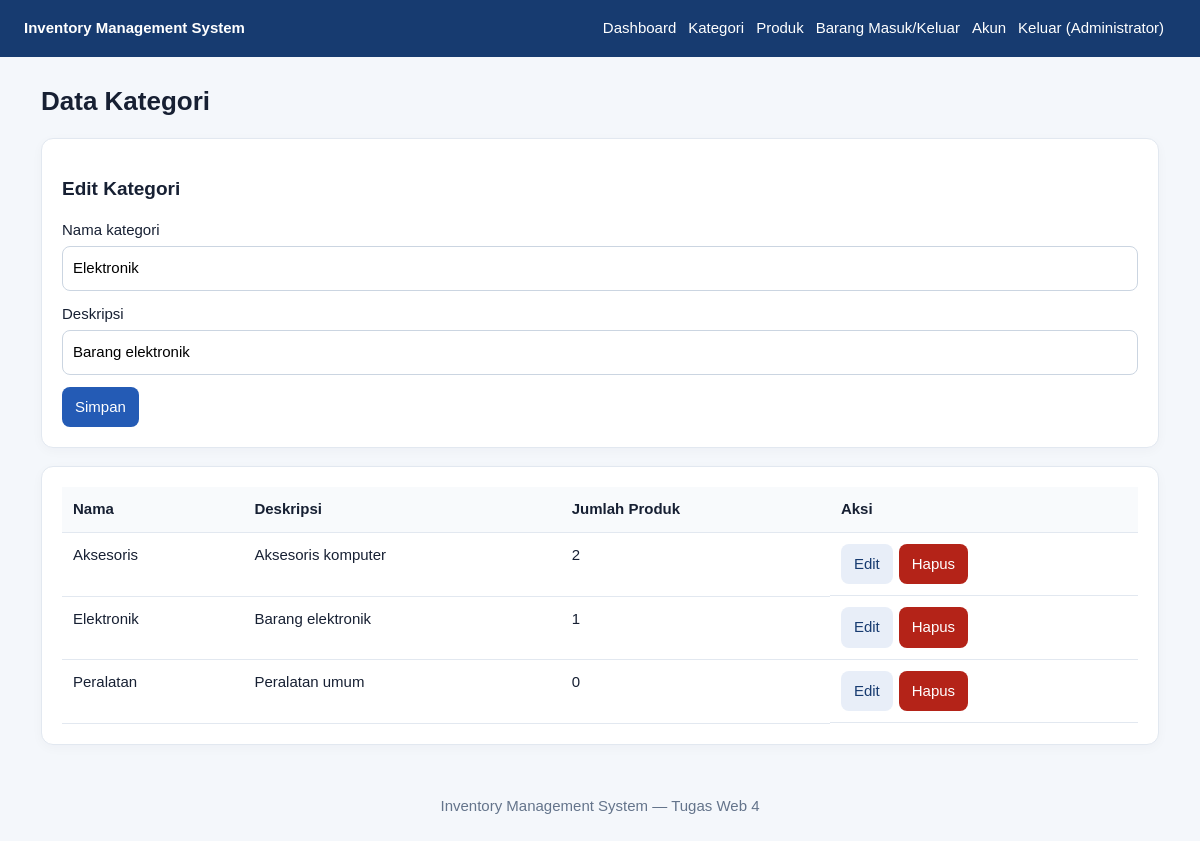
/categories.php?edit=1 (signed in), run on the app's committed database.
### tables this page shows
CREATE TABLE IF NOT EXISTS categories (
  id INT UNSIGNED AUTO_INCREMENT PRIMARY KEY,
  name VARCHAR(100) NOT NULL UNIQUE,
  description VARCHAR(255) NULL,
  created_at TIMESTAMP DEFAULT CURRENT_TIMESTAMP
);

### categories.php (the view, shortened to what this page needs)
<?php
require __DIR__.'/config.php'; require_role('admin','staff');
$pdo=db();
$edit=null;
if(isset($_GET['edit'])){$s=$pdo->prepare('SELECT * FROM categories WHERE id=?');$s->execute([(int)$_GET['edit']]);$edit=$s->fetch();}
$rows=$pdo->query('SELECT c.*,COUNT(p.id) product_count FROM categories c LEFT JOIN products p ON p.category_id=c.id GROUP BY c.id ORDER BY c.name')->fetchAll();
echo '<h1>Data Kategori</h1>';
if($_SESSION['user']['role']==='admin'){echo '<div class="card"><h2>'.($edit?'Edit':'Tambah').' Kategori</h2><form method="post"><input type="hidden" name="csrf" value="'.e(csrf_token()).'"><input type="hidden" name="action" value="save"><input type="hidden" name="id" value="'.e($edit['id']??'').'"><label>Nama kategori</label><input name="name" required maxlength="100" value="'.e($edit['name']??'').'"><label>Deskripsi</label><input name="description" maxlength="255" value="'.e($edit['description']??'').'"><button>Simpan</button></form></div>';}
else echo '<p class="muted">Akun staff hanya dapat melihat data kategori.</p>';
echo '<div class="card table-wrap"><table><tr><th>Nama</th><th>Deskripsi</th><th>Jumlah Produk</th><th>Aksi</th></tr>';
foreach($rows as $r){echo '<tr><td>'.e($r['name']).'</td><td>'.e($r['description']).'</td><td>'.e($r['product_count']).'</td><td class="actions">';
if($_SESSION['user']['role']==='admin'){echo '<a class="btn secondary" href="?edit='.e($r['id']).'">Edit</a><form method="post" class="inline" onsubmit="return confirm(\'Hapus kategori ini?\')"><input type="hidden" name="csrf" value="'.e(csrf_token()).'"><input type="hidden" name="action" value="delete"><input type="hidden" name="id" value="'.e($r['id']).'"><button class="danger">Hapus</button></form>';}
echo '</td></tr>';}
echo '</table></div>';layout_end();

### config.php (style rules this page uses)
* { box-sizing:border-box }
body { margin:0;background:#f4f7fb;color:#172033;font:15px/1.5 Arial,sans-serif }
.card { background:white;border:1px solid #e2e8f0;border-radius:12px;padding:20px;margin-bottom:18px;box-shadow:0 3px 12px #17203308 }
input,select,textarea { width:100%;padding:10px;border:1px solid #cbd5e1;border-radius:8px;margin:5px 0 12px;font:inherit }
button,.btn { display:inline-block;background:#245bb5;color:white;border:0;border-radius:8px;padding:9px 13px;text-decoration:none;cursor:pointer;font:inherit }
.secondary { background:#e8eef8;color:#173b70 }
.danger { background:#b42318 }
.inline { display:inline }
table { width:100%;border-collapse:collapse;background:white }
th,td { text-align:left;padding:11px;border-bottom:1px solid #e2e8f0;vertical-align:top }
th { background:#f8fafc }
.table-wrap { overflow-x:auto }
h1 { font-size:26px;margin-top:0 }
h2 { font-size:19px }
.actions { display:flex;gap:6px;align-items:center;flex-wrap:wrap }

### data on the page
categories: name "Elektronik", description "Barang elektronik", product_count "1"
categories: name "Aksesoris", description "Aksesoris komputer", product_count "2"
categories: name "Peralatan", description "Peralatan umum", product_count "0"

### other printed values
$_SESSION['user']['name'] "Administrator"
